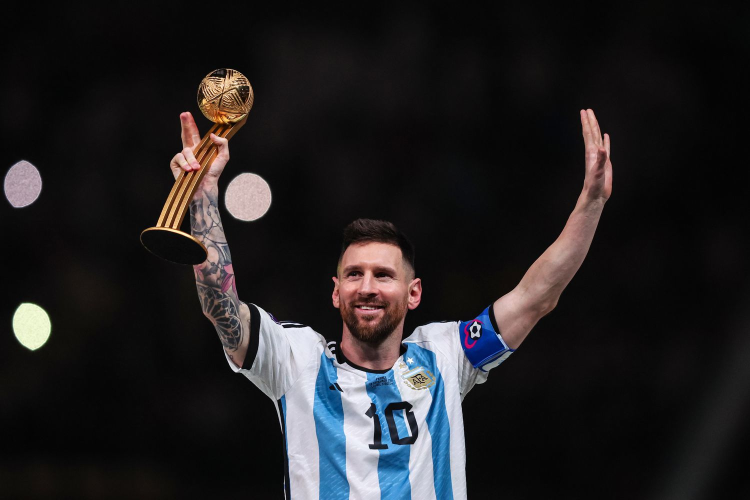
#> input picture Code Executables/Ex 1/messi.jpg, 1500 x 1000 px (shown at 1/2 size)
$ jupyter execute scale.ipynb
#> lines starting #> are read from the running program, lines starting #| are printed output that depends on the picture
[cell 1]
import cv2
import matplotlib.pyplot as plt

[cell 2]
img = cv2.imread('messi.jpg')
#> img is the input picture: shape (1000, 1500, 3); mean B, G, R 35, 33.5, 35.1
img_rgb = cv2.cvtColor(img, cv2.COLOR_BGR2RGB)

[cell 3]
s1=3.0
s2=1/3.0

[cell 4]
h1, w1 = img_rgb.shape[:2]
#> h1 = 1000; w1 = 1500

[cell 5]
#Zoom
h2 = int(h1*s1)
#> h2 = 3000
w2 = int(h2*s1)
#> w2 = 9000

[cell 6]
#Shrink
h3 = int(h1*s2)
#> h3 = 333
w3 = int(w1*s2)
#> w3 = 500

[cell 7]
zoom=cv2.resize(img_rgb, (h2,w2), interpolation=cv2.INTER_CUBIC)
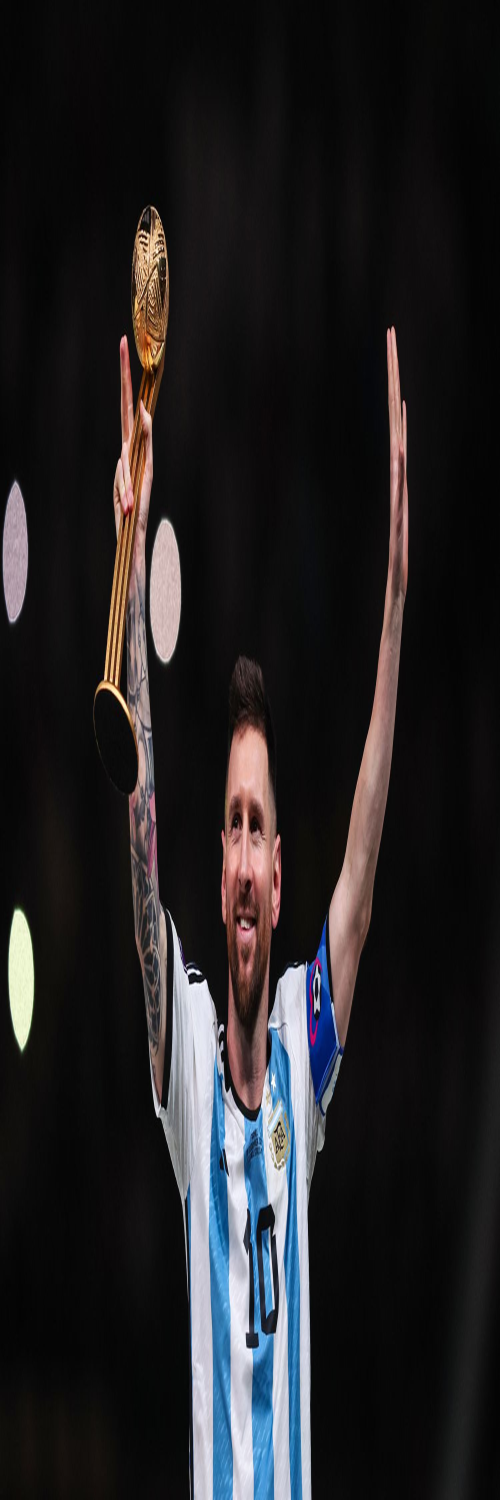
#> zoom: shape (9000, 3000, 3) (shown at 1/6 size); mean R, G, B 35.1, 33.5, 35
shrink = cv2.resize(img_rgb, (h3,w3), interpolation=cv2.INTER_AREA)
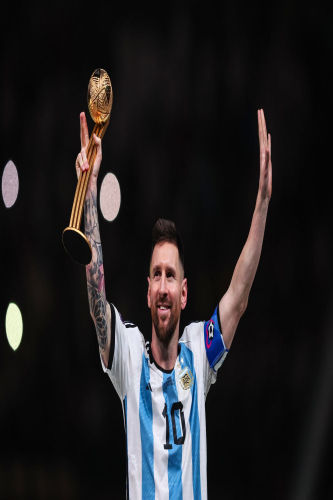
#> shrink: shape (500, 333, 3); mean R, G, B 35.1, 33.5, 35
